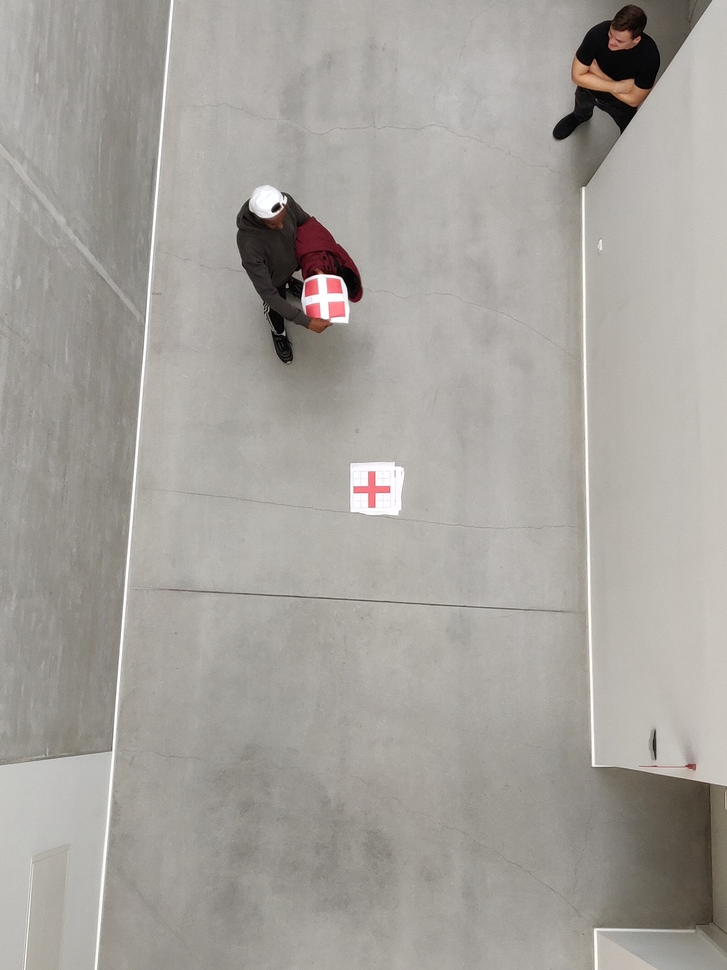
#> input picture Vision code 22/Sample_images/9.jpg, 727 x 970 px, shrunk from 3456 x 4608 before the run
$ python square_response.py   (older library calls are emulated)
#> lines starting #> are read from the running program, lines starting #| are printed output that depends on the picture
#> further down, img is the input picture: shape (970, 727, 3); mean B, G, R 156.3, 161.8, 165.5
import cv2
import numpy as np

def square_response(img, marker_image_size, debug=False):

#> called with marker_image_size = 250, debug = True
    src = cv2.GaussianBlur(img, (3, 3), 0)

    # Only use 'A' channel
    temp = cv2.cvtColor(src, cv2.COLOR_BGR2LAB)
#> temp: shape (970, 727, 3); mean of channels 0, 1, 2 169.7, 128.4, 131.4
    img_lab = temp[:, :, 1]

    # Get gradients and their direction with Sobel
    scale = 3
    delta = 0
    ddepth = cv2.CV_16S
    grad_x = cv2.Sobel(img_lab, ddepth, 1, 0, ksize=3, scale=scale, delta=delta, borderType=cv2.BORDER_DEFAULT)
    grad_y = cv2.Sobel(img_lab, ddepth, 0, 1, ksize=3, scale=scale, delta=delta, borderType=cv2.BORDER_DEFAULT)

    # Complex number response
    edge_directions = grad_x + grad_y*(1j)  # Complex number representation
    v1 = edge_directions ** 2
    v2 = v1 ** 2
    temp1 = np.real(v1) / np.max(np.abs(v1)) + 0.5  # Show gradients on grey bg
    temp2 = np.real(v2) / np.max(np.abs(v2)) + 0.5
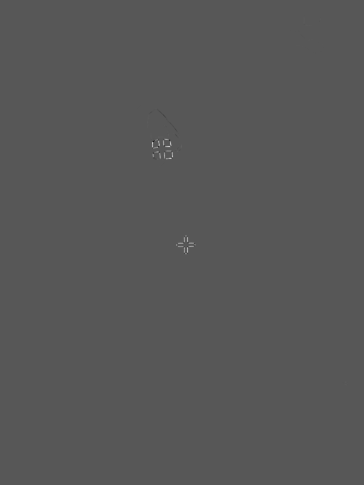
#> temp2: shape (970, 727) float64 (shown at 1/2 size); min 0.0298, max 1.4, mean 0.5; drawn with min black and max white

    kernel = np.ones((int(marker_image_size/2), int(marker_image_size/2)), np.float32)
    v2_real = cv2.filter2D(np.real(v2), -1, kernel)
    v2_imag = cv2.filter2D(np.imag(v2), -1, kernel)
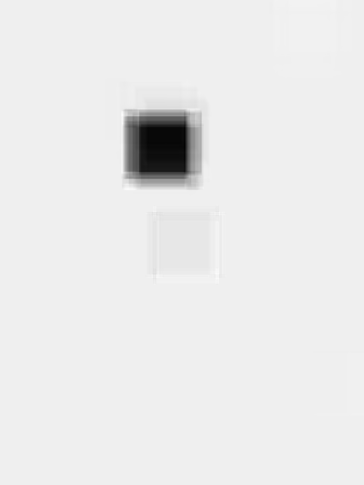
#> v2_imag: shape (970, 727) float64 (shown at 1/2 size); min -1.26e+12, max 8.37e+10, mean -2.74e+10; drawn with min black and max white
    gradient_vectors = v2_real + v2_imag*(1j)


    # Angle of complex numbers
    angles = cv2.phase(v2_real, v2_imag) / 4    # Go from 0:2pi to 0:pi/2
    angles = np.transpose(angles)
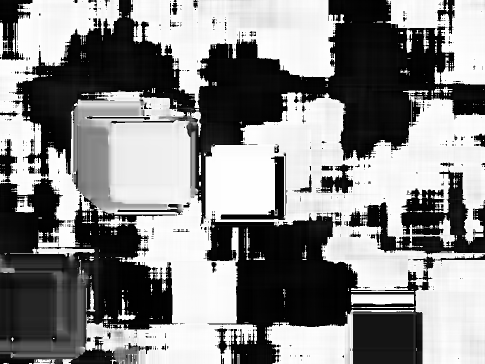
#> angles: shape (727, 970) float64 (shown at 1/2 size); min 0, max 1.57, mean 0.827; drawn with min black and max white


    # Square response (normalised to 0-100)
    response = 100 * np.abs(gradient_vectors) / np.max(np.abs(gradient_vectors))


    if debug:
        cv2.imwrite("output/01_orig.png", img)
        cv2.imwrite("output/02_a-channel.png", img_lab)
        cv2.imwrite("output/02_v1.png", temp1 * 127)
        cv2.imwrite("output/03_v2.png", temp2 * 127)
        cv2.imwrite("output/05_strength.png", response)

        mag = cv2.magnitude(v2_real, v2_imag)
        orien = cv2.phase(v2_real, v2_imag, angleInDegrees=True)
        orien = orien / 2. # Go from 0:360 to 0:180
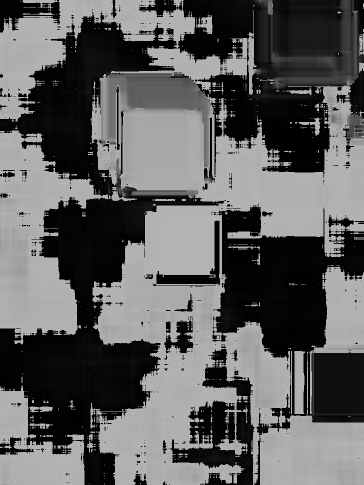
#> orien: shape (970, 727) float64 (shown at 1/2 size); min 0, max 180, mean 94.8
        hsv = np.zeros_like(img)
        # hsv[..., 0] = orien # H (in OpenCV between 0:180)
        hsv[..., 0] = np.rad2deg(np.transpose(angles)) # H (in OpenCV between 0:90)
        hsv[..., 1] = 255 # S
        hsv[..., 2] = cv2.normalize(mag, None, 0, 255, cv2.NORM_MINMAX) # V 0:255
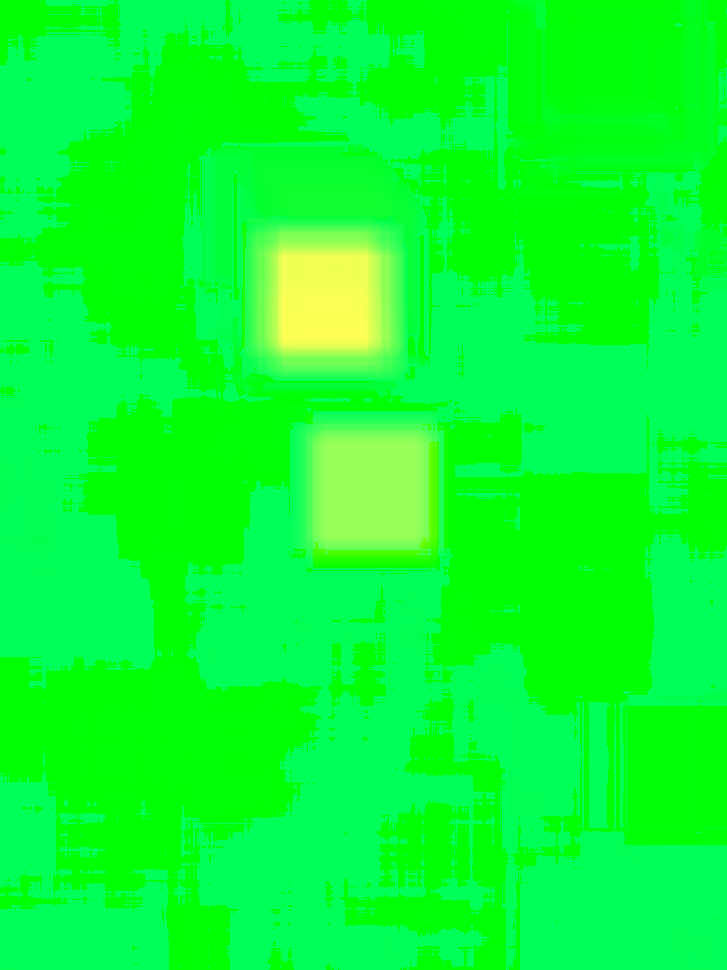
#> hsv: shape (970, 727, 3); mean of channels 0, 1, 2 46.9, 255, 9; drawn as B, G, R

        bgr = cv2.cvtColor(hsv, cv2.COLOR_HSV2BGR)
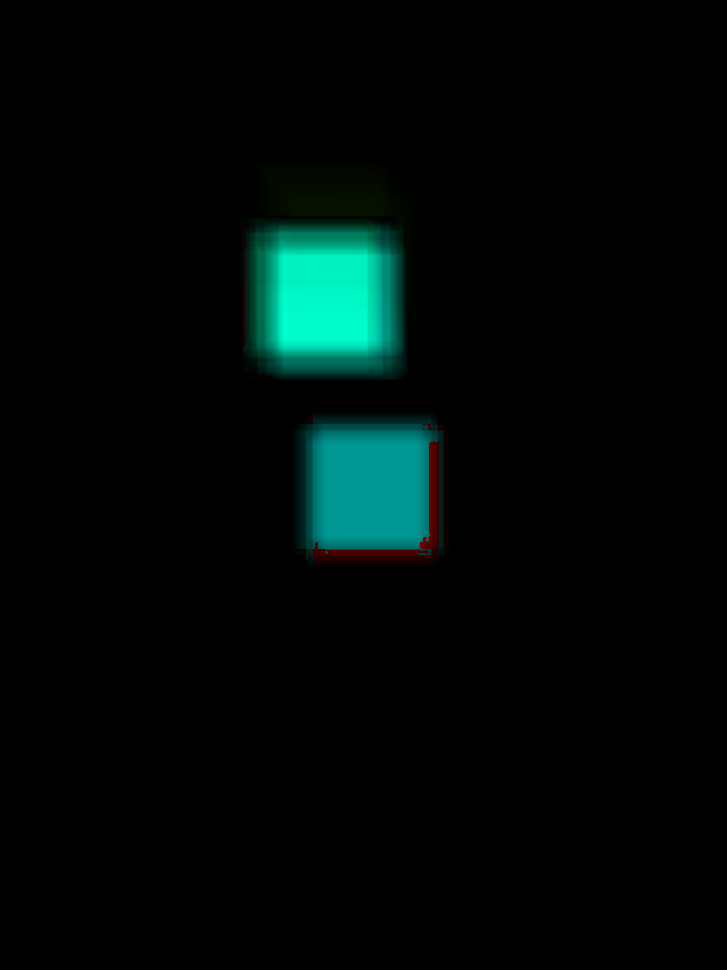
#> bgr: shape (970, 727, 3); mean B, G, R 7.3, 8.7, 0.3
        cv2.imwrite("output/06_gradient_direction.png", bgr)

        print("Wrote images to path: 'output/0X_attribute.png'")


    return response, angles


if __name__ == "__main__":

    filename = "Sample_images/9.jpg"
    img = cv2.imread(filename)

    response, angles = square_response(img, 250, debug=True)

    cv2.imwrite("output/square_response.png", response)

$ run again, with Vision code 22/Sample_images/1.jpg copied over Vision code 22/Sample_images/9.jpg
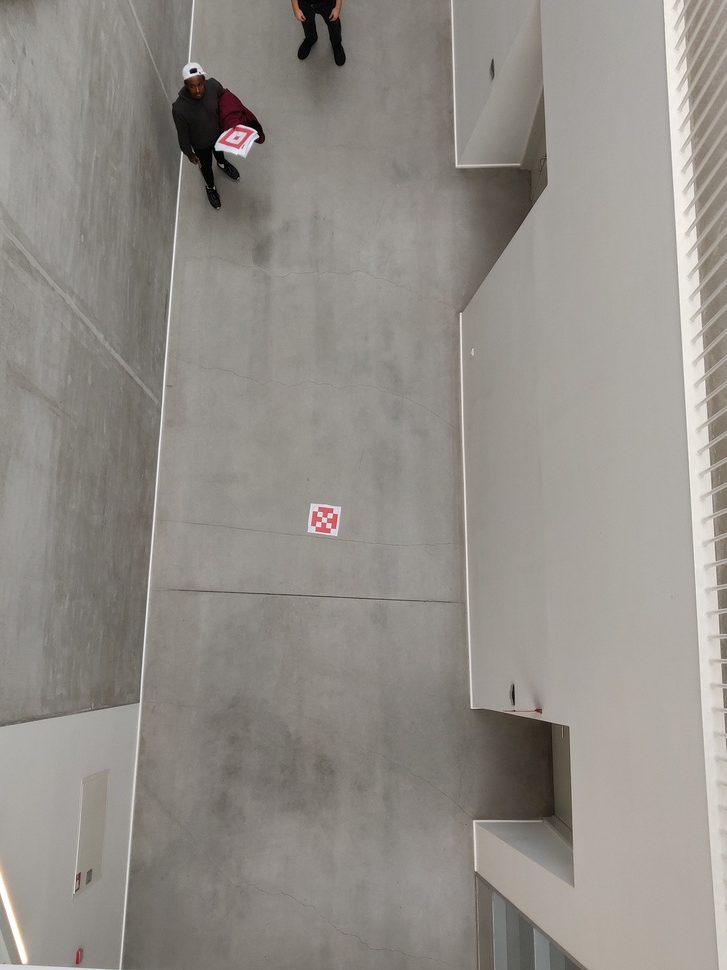
#> input picture Vision code 22/Sample_images/1.jpg, 727 x 970 px, shrunk from 3456 x 4608 before the run
#> img is the input picture: shape (970, 727, 3); mean B, G, R 136, 141.7, 146
#> temp: shape (970, 727, 3); mean of channels 0, 1, 2 150.3, 128.6, 131.6
#> in square_response, `hsv[..., 2] = cv2.normalize(mag, None, 0, 255, cv2.NORM_MINMAX)`:
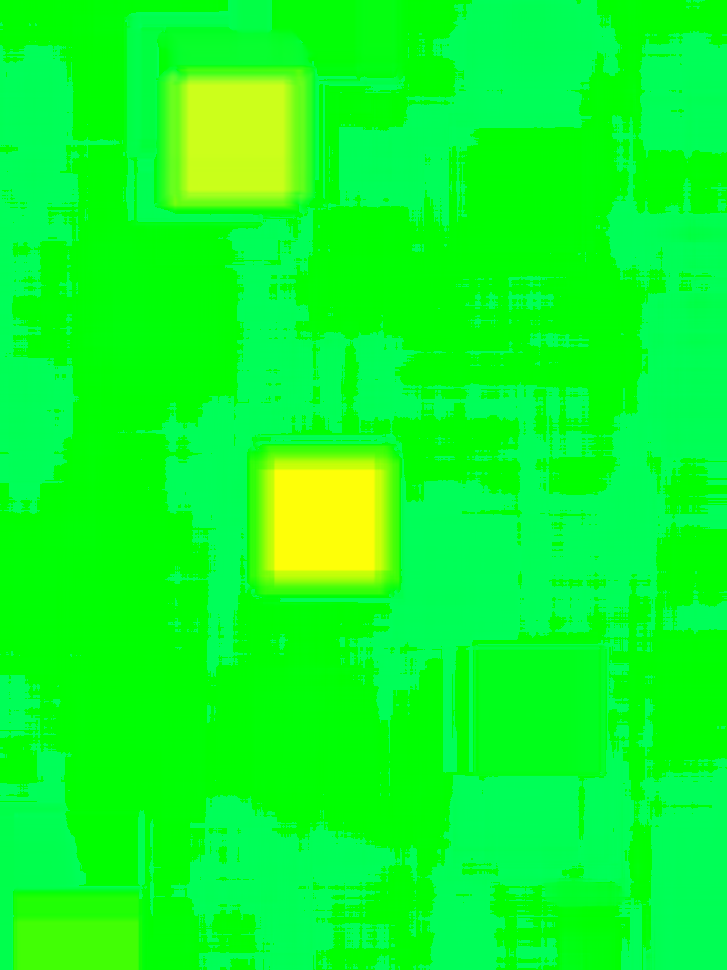
#> hsv: shape (970, 727, 3); mean of channels 0, 1, 2 37.1, 255, 11; drawn as B, G, R
#> in square_response, `bgr = cv2.cvtColor(hsv, cv2.COLOR_HSV2BGR)`:
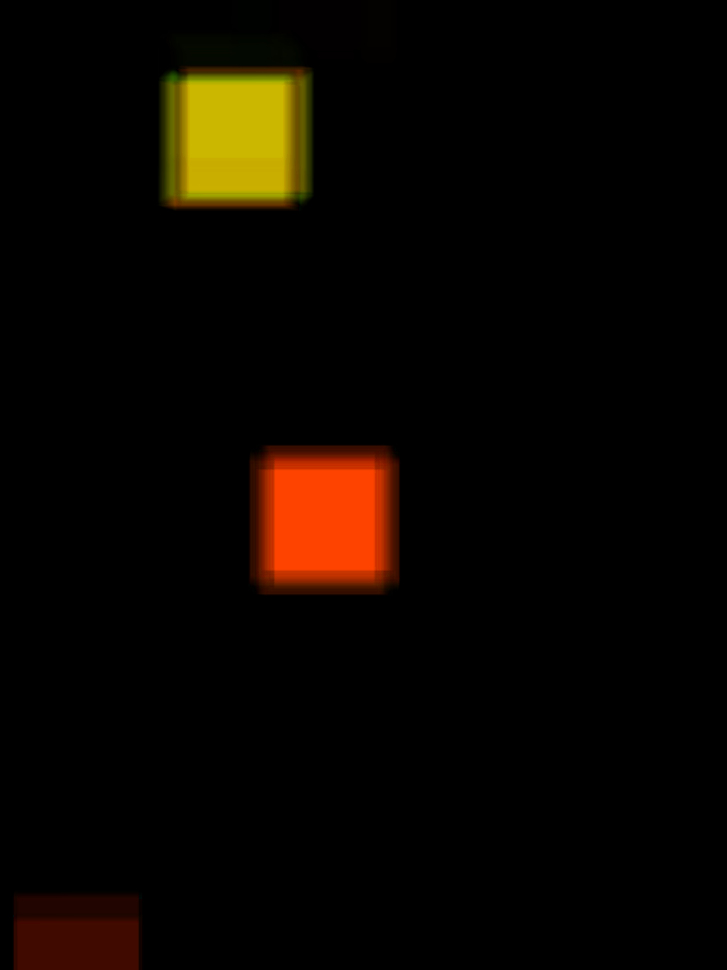
#> bgr: shape (970, 727, 3); mean B, G, R 0, 5.6, 11

$ run again, with Vision code 22/Sample_images/10.jpg copied over Vision code 22/Sample_images/9.jpg
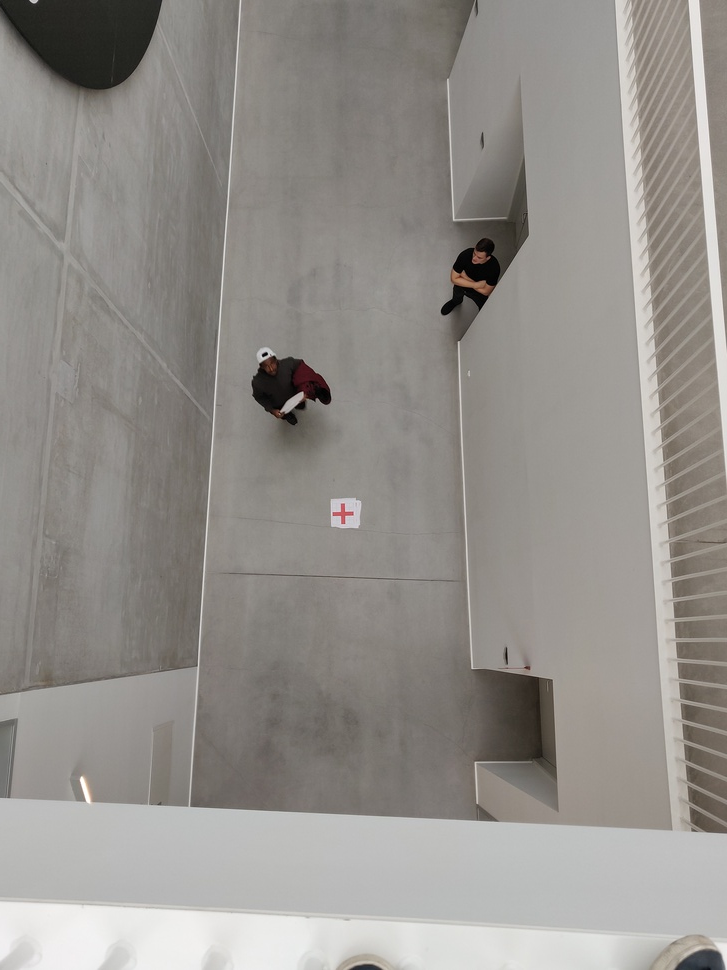
#> input picture Vision code 22/Sample_images/10.jpg, 727 x 970 px, shrunk from 3456 x 4608 before the run
#> img is the input picture: shape (970, 727, 3); mean B, G, R 139.4, 143.9, 147.5
#> temp: shape (970, 727, 3); mean of channels 0, 1, 2 152.2, 128.5, 130.9
#> in square_response, `hsv[..., 2] = cv2.normalize(mag, None, 0, 255, cv2.NORM_MINMAX)`:
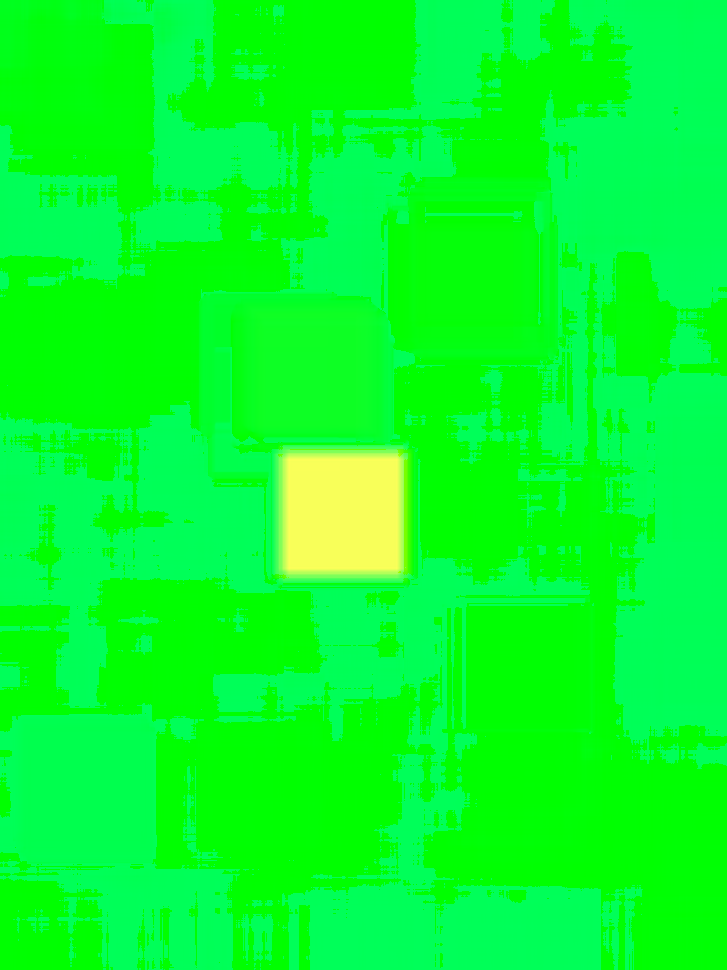
#> hsv: shape (970, 727, 3); mean of channels 0, 1, 2 41.6, 255, 5.9; drawn as B, G, R
#> in square_response, `bgr = cv2.cvtColor(hsv, cv2.COLOR_HSV2BGR)`:
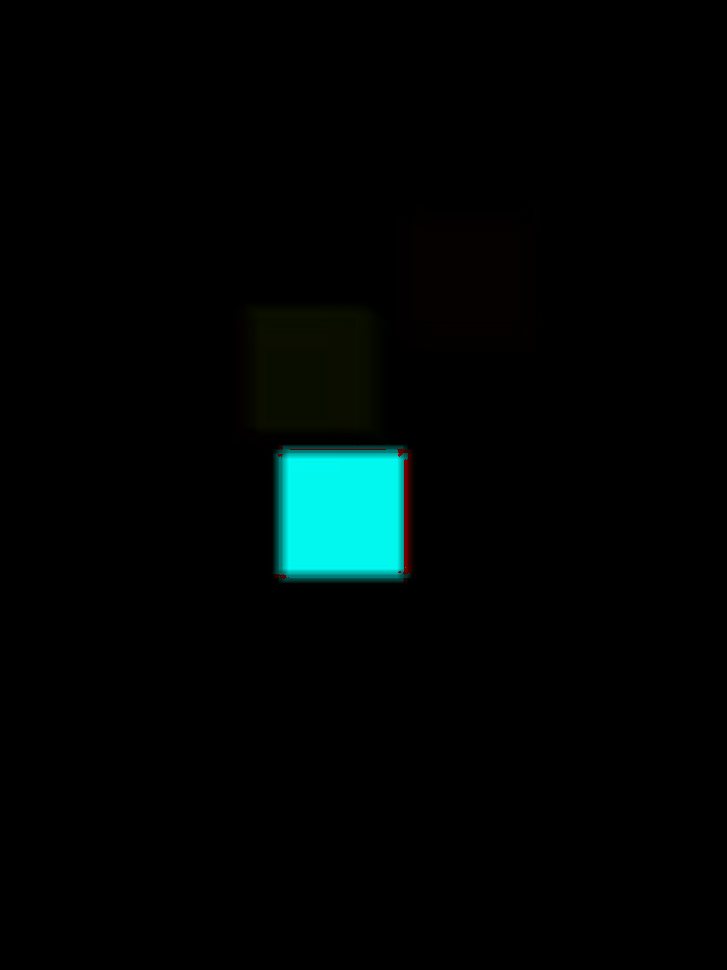
#> bgr: shape (970, 727, 3); mean B, G, R 5.2, 5.7, 0.5
